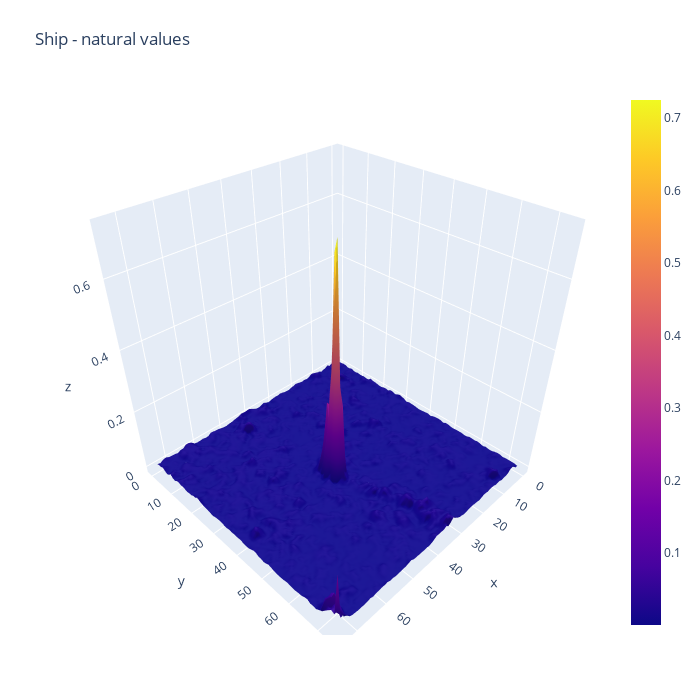

The cell this chart's notebook holds for it:
### Code cell
plotmy3d(HH_natural[14,:,:], 'Ship - natural values')

### Figure 1 — Plotly figure (JSON) as saved in the notebook; plotly's stock layout.template omitted (floating-point values rounded to 4 significant figures; data arrays with more than 128 entries replaced by an {"elided": "..."} marker saying what was removed)
{"data": [{"type": "surface", "z": {"elided": "75x75 float values"}}], "layout": {"autosize": false, "height": 700, "margin": {"b": 65, "l": 65, "r": 50, "t": 90}, "title": {"text": "Ship - natural values"}, "width": 700}}
